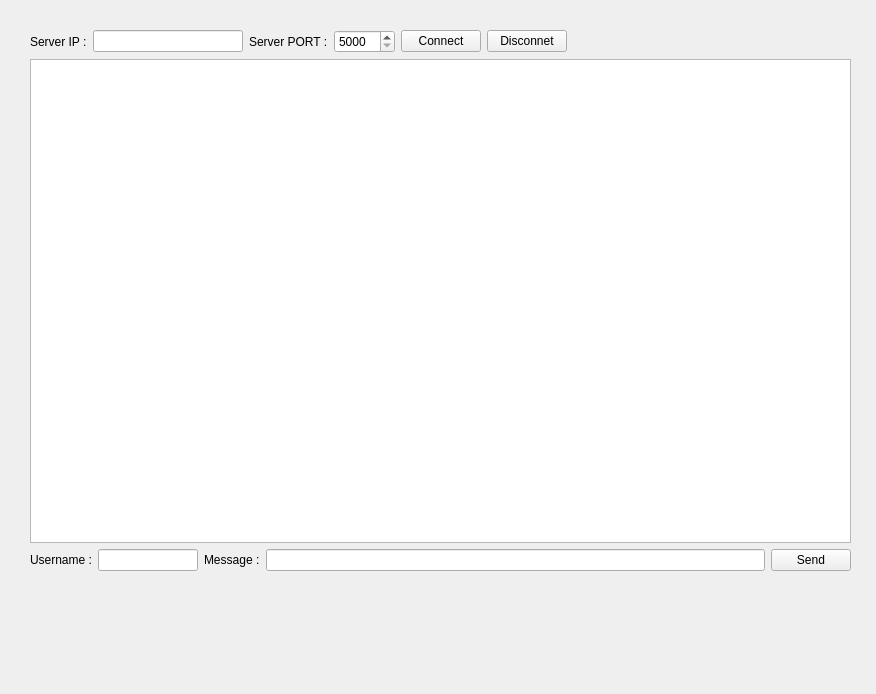
<?xml version="1.0" encoding="UTF-8"?>
<ui version="4.0">
 <class>Client</class>
 <widget class="QWidget" name="Client">
  <property name="geometry">
   <rect>
    <x>0</x>
    <y>0</y>
    <width>876</width>
    <height>694</height>
   </rect>
  </property>
  <property name="windowTitle">
   <string>Form</string>
  </property>
  <widget class="QWidget" name="layoutWidget">
   <property name="geometry">
    <rect>
     <x>30</x>
     <y>30</y>
     <width>821</width>
     <height>541</height>
    </rect>
   </property>
   <layout class="QVBoxLayout" name="verticalLayout_2">
    <item>
     <layout class="QHBoxLayout" name="horizontalLayout">
      <item>
       <widget class="QLabel" name="label">
        <property name="text">
         <string>Server IP :</string>
        </property>
       </widget>
      </item>
      <item>
       <widget class="QLineEdit" name="serverIP">
        <property name="maximumSize">
         <size>
          <width>150</width>
          <height>16777215</height>
         </size>
        </property>
       </widget>
      </item>
      <item>
       <widget class="QLabel" name="label_2">
        <property name="text">
         <string>Server PORT :</string>
        </property>
       </widget>
      </item>
      <item>
       <widget class="QSpinBox" name="serverPORT">
        <property name="minimumSize">
         <size>
          <width>60</width>
          <height>0</height>
         </size>
        </property>
        <property name="minimum">
         <number>5000</number>
        </property>
        <property name="maximum">
         <number>65535</number>
        </property>
       </widget>
      </item>
      <item>
       <widget class="QPushButton" name="connectButton">
        <property name="text">
         <string>Connect</string>
        </property>
       </widget>
      </item>
      <item>
       <widget class="QPushButton" name="disconnectButton">
        <property name="text">
         <string>Disconnet</string>
        </property>
       </widget>
      </item>
      <item>
       <spacer name="horizontalSpacer">
        <property name="orientation">
         <enum>Qt::Horizontal</enum>
        </property>
        <property name="sizeHint" stdset="0">
         <size>
          <width>40</width>
          <height>20</height>
         </size>
        </property>
       </spacer>
      </item>
      <item>
       <widget class="QLabel" name="label_5">
        <property name="text">
         <string/>
        </property>
        <property name="pixmap">
         <pixmap>../../../Clienttodelete/Chat logo.png</pixmap>
        </property>
       </widget>
      </item>
      <item>
       <layout class="QVBoxLayout" name="verticalLayout"/>
      </item>
     </layout>
    </item>
    <item>
     <widget class="QTextEdit" name="msgFrame">
      <property name="readOnly">
       <bool>true</bool>
      </property>
     </widget>
    </item>
    <item>
     <layout class="QHBoxLayout" name="horizontalLayout_2">
      <item>
       <widget class="QLabel" name="label_3">
        <property name="text">
         <string>Username :</string>
        </property>
       </widget>
      </item>
      <item>
       <widget class="QLineEdit" name="username">
        <property name="maximumSize">
         <size>
          <width>100</width>
          <height>16777215</height>
         </size>
        </property>
       </widget>
      </item>
      <item>
       <widget class="QLabel" name="label_4">
        <property name="text">
         <string>Message :</string>
        </property>
       </widget>
      </item>
      <item>
       <widget class="QLineEdit" name="msg">
        <property name="maxLength">
         <number>200</number>
        </property>
       </widget>
      </item>
      <item>
       <widget class="QPushButton" name="sendButton">
        <property name="text">
         <string>Send</string>
        </property>
        <property name="icon">
         <iconset>
          <normaloff>../../../Clienttodelete/chat.png</normaloff>../../../Clienttodelete/chat.png</iconset>
        </property>
       </widget>
      </item>
     </layout>
    </item>
   </layout>
  </widget>
 </widget>
 <resources/>
 <connections/>
</ui>
